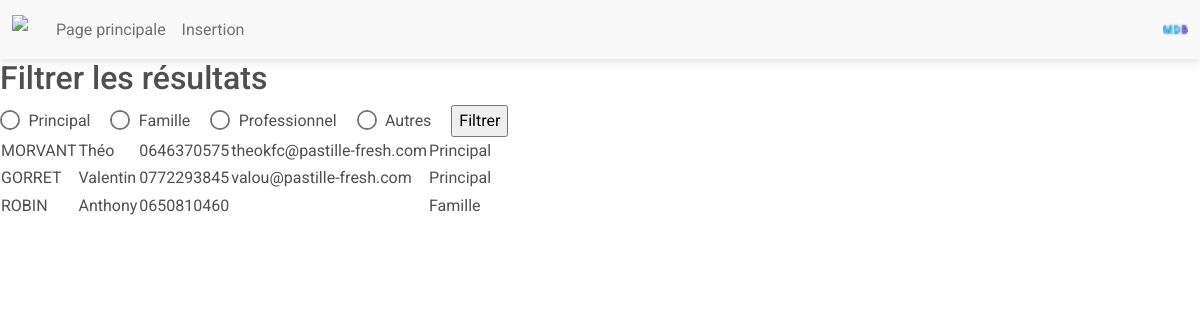
The page / (signed in) on the database its author committed.
### tables this page shows
CREATE TABLE "Coordonnees" (
	"id"	INTEGER,
	"nom"	VARCHAR(30) NOT NULL,
	"prenom"	VARCHAR(30),
	"phoneNumber"	VARCHAR(10) NOT NULL,
	"email"	VARCHAR(40) CHECK("email" LIKE '%@%'),
	"idUsers"	INTEGER NOT NULL,
	"groups"	VARCHAR(10) NOT NULL CHECK("groups" IN ('Principal', 'Travail', 'Famille', 'Autre')),
	"socialMedia"	VARCHAR(100),
	PRIMARY KEY("id" AUTOINCREMENT),
	FOREIGN KEY("idUsers") REFERENCES "Users"("id") ON UPDATE CASCADE ON DELETE CASCADE
);

### index.php (the view, shortened to what this page needs)
<!DOCTYPE html>
<html lang="fr">
    <head>
        <link href="http://localhost/WEB2/IUT-Projet-WEB/style.css" rel="stylesheet" type="text/css">
        <link rel="stylesheet" href="https://cdnjs.cloudflare.com/ajax/libs/font-awesome/6.0.0/css/all.min.css%22/%3E">
        <link rel="stylesheet" href="css/mdb.min.css" />
    </head>
    <body>
        <nav class="navbar navbar-expand-lg navbar-light bg-light">
            <div class="container-fluid">
                <div class="collapse navbar-collapse" id="navbarSupportedContent">
                    <a class="navbar-brand mt-2 mt-lg-0">
                        <img src="#" height="30" loading="lazy"/>
                    </a>
                    <ul class="navbar-nav me-auto mb-2 mb-lg-0">
                        <li class="nav-item">
                        <a class="nav-link" href="index.php">Page principale</a>
                        </li>
                        <?php
                            if(isset($_SESSION) && $_SESSION['status']=='admin'){
                                echo '<li class="nav-item">';
                                echo '<a class="nav-link" href="insertion.php">Insertion</a>';
                                echo '</li>';
                            }
                        ?>
                    </ul>
                </div>
                <div class="d-flex align-items-center">
                    <div class="dropdown">
                        <a class="dropdown-toggle d-flex align-items-center hidden-arrow" href="#" id="navbarDropdownMenuAvatar" role="button" data-mdb-toggle="dropdown" aria-expanded="false">
                            <img src="img/mdb-favicon.ico" class="rounded-circle" height="25" alt="Black and White Portrait of a Man" loading="lazy"/>
                        </a>
                    </div>
                </div>
            </div>
        </nav>
        <section>
            <h2>Filtrer les résultats</h2>
            <form action="#" method="GET">
                <div class="form-check form-check-inline">
                    <input class="form-check-input" type="radio" name="inlineRadioOptions" id="inlineRadio1" value="Principal" />
                    <label class="form-check-label" for="inlineRadio1">Principal</label>
                </div>
                <div class="form-check form-check-inline">
                    <input class="form-check-input" type="radio" name="inlineRadioOptions" id="inlineRadio2" value="Famille" />
                    <label class="form-check-label" for="inlineRadio1">Famille</label>
                </div>
                <div class="form-check form-check-inline">
                    <input class="form-check-input" type="radio" name="inlineRadioOptions" id="inlineRadio3" value="Professionnel" />
                    <label class="form-check-label" for="inlineRadio1">Professionnel</label>
                </div>
                <div class="form-check form-check-inline">
                    <input class="form-check-input" type="radio" name="inlineRadioOptions" id="inlineRadio4" value="Autres" />
                    <label class="form-check-label" for="inlineRadio1">Autres</label>
                </div>
                <input type="submit" id='submit' value='Filtrer'>
            </form>
        </section>
        <?php
        $madb = new PDO('sqlite:'.$_SERVER["DOCUMENT_ROOT"]."/WEB2/IUT-Projet-WEB/DB/database.sqlite") ;
        if (!empty($_GET)){
            $groups_filtre= $madb->quote($_GET["inlineRadioOptions"]);
            $query = 'SELECT * FROM Coordonnees WHERE idUsers LIKE '.$_SESSION["id"].' AND groups LIKE '.$groups_filtre.';';
            $result = $madb->query($query);
            $tb = "<tr>";
            while ($row = $result->fetch(PDO::FETCH_ASSOC)) {
                $nom = $row["nom"];
                $prenom = $row["prenom"];
                $phone = $row["phoneNumber"];
                $mail = $row["email"];
                $groups = $row["groups"];
                $tb .= "<td> $nom </td>";
                $tb .= "<td> $prenom </td>";
                $tb .= "<td> $phone </td>";
                $tb .= "<td> $mail </td>";
                $tb .= "<td> $groups </td>";
                $tb .= "</tr>";
            }
        }
        else {
            $query = 'SELECT * FROM Coordonnees WHERE idUsers LIKE '.$_SESSION["id"].' ;';
            $result = $madb->query($query);
            $tb = "<tr>";
            while ($row = $result->fetch(PDO::FETCH_ASSOC)) {
                $nom = $row["nom"];
                $prenom = $row["prenom"];
                $phone = $row["phoneNumber"];
                $mail = $row["email"];
                $groups = $row["groups"];
                $tb .= "<td> $nom </td>";
                $tb .= "<td> $prenom </td>";
                $tb .= "<td> $phone </td>";
                $tb .= "<td> $mail </td>";
                $tb .= "<td> $groups </td>";
                $tb .= "</tr>";
            }
        }
        echo "<table id='index_tab'>".$tb."</table>";
        ?>
    </body>
</html>

### rows shown on the page
coordonnees: nom "MORVANT", prenom "Théo", phoneNumber "0646370575", email "theokfc@pastille-fresh.com", groups "Principal"
coordonnees: nom "GORRET", prenom "Valentin", phoneNumber "0772293845", email "valou@pastille-fresh.com", groups "Principal"
coordonnees: nom "ROBIN", prenom "Anthony", phoneNumber "0650810460", groups "Famille"
